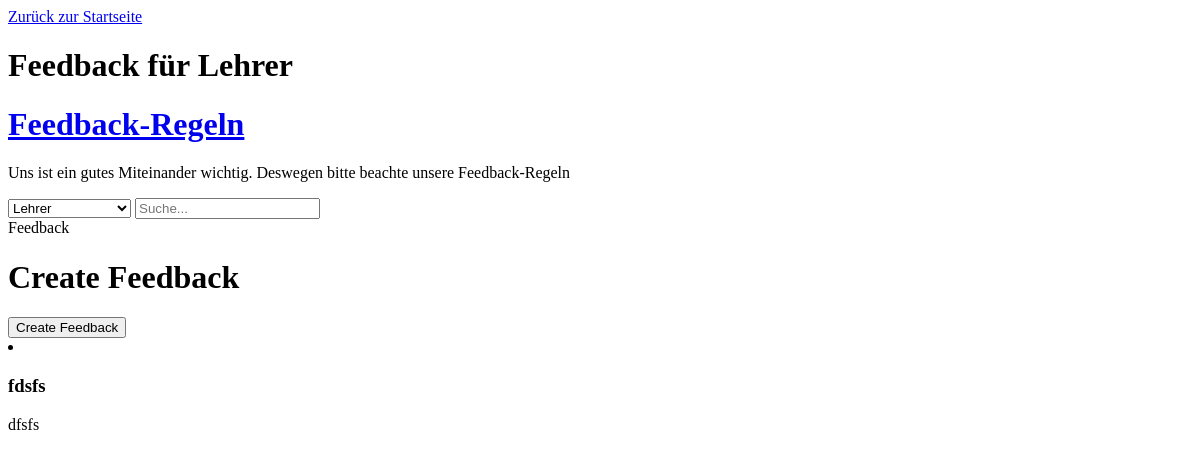
The app's page /lehrer/, older data.
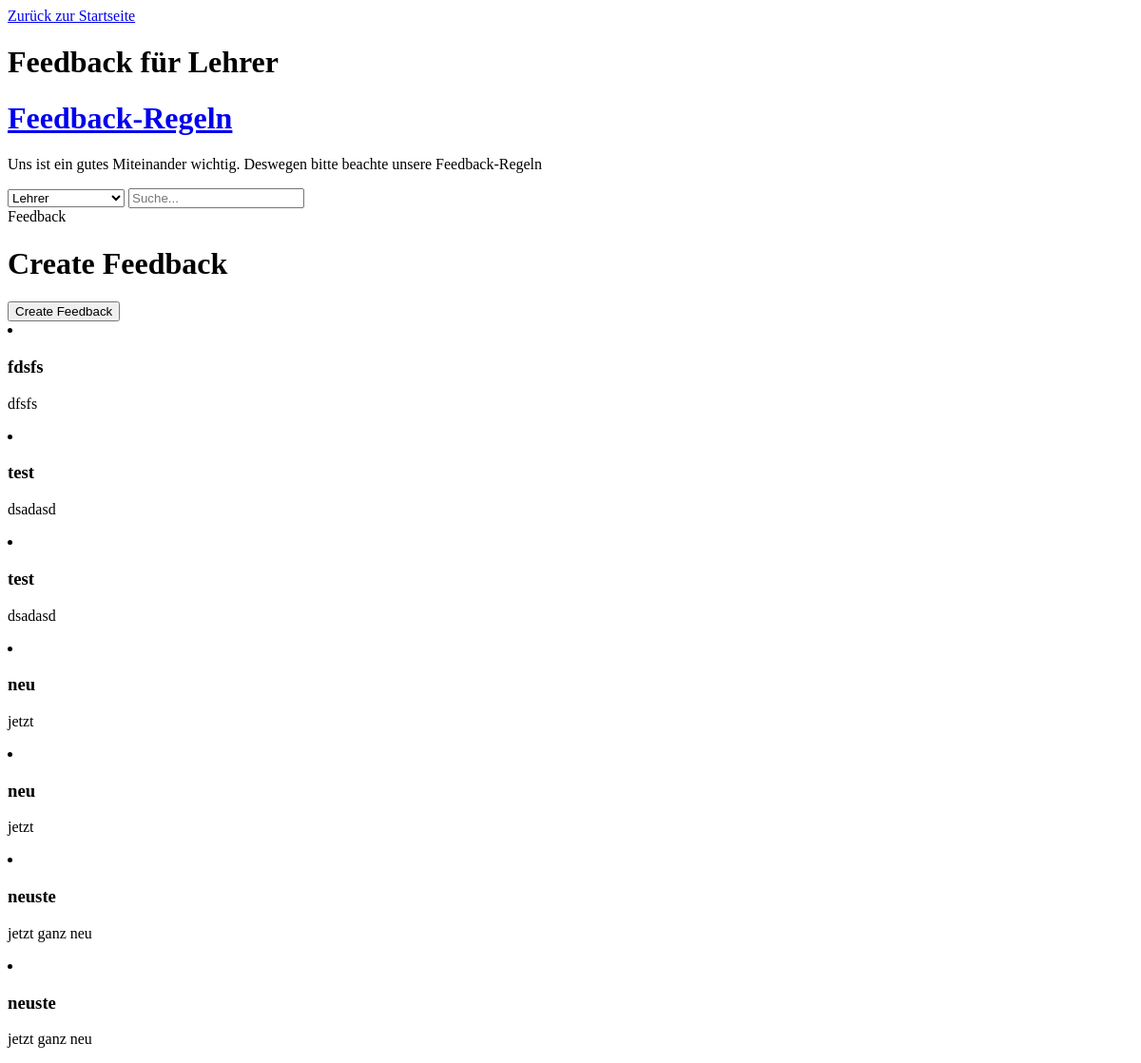
The same page, newer data.
### lehrer/models.py (models this page shows, shortened)
class Feedback(models.Model):
    title = models.CharField(max_length=200)
    content = models.TextField(validators=[MinLengthValidator(15)])
    pub_date = models.DateTimeField(auto_now_add=True) ## wird nicht angezeigt Xd?

### lehrer/views.py (the view)
def lehrer(request):
    all_feedback = Feedback.objects.all()
    if request.method == 'POST':
            title = request.POST['title']
            content = request.POST['content']
            feedback = Feedback(title=title, content=content)
            feedback.save()
    return render(request, 'forum_app/lehrer.html', {'feedback': all_feedback})

### templates/forum_app/lehrer.html (shortened to what this page needs)
{%load static%}
<!DOCTYPE html>
<html lang="en">
<head>
</head>
<body>
    <header>
        <nav id="main-search">
           <div><a class="Zurück" href="/">Zurück zur Startseite</a></div>
        </nav>
    </header>
    <div class="container">
        <div class="Feedbackforum">
            <div class="Feedbackforum-title">
                <h1>Feedback für Lehrer</h1>
            </div>
            <div class="Feedbackforum-row">
                <div class="Feedbackforum-regeln">
                    <h1><a href="rules/">Feedback-Regeln</a></h1>
                    <p>Uns ist ein gutes Miteinander wichtig. Deswegen bitte beachte unsere Feedback-Regeln</p>
                </div>
            </div>
        </div>
        <div class="search-box">
            <div>
                <select name="" id="">
                    <option value="Lehrer">Lehrer</option>
                </select>
                <input type="text" name="q" id="" placeholder="Suche...">
            </div>
        </div>
        <div class="feedback-table">
            <div class="Feedbackgrund">Feedback</div>
        </div>
        <head>
        </head>
        <head>
        </head>
        <body>
            <h1>Create Feedback</h1>
            <button id="create-feedback-btn" onclick="showFeedbackForm()">Create Feedback</button>
        </body>
        {% for feedback in feedback %}
        <li>
            <article class="feedback">
                <div>
                    <h3>{{ feedback.title }}</h3>
                    <p>{{ feedback.content }}</p>
                </div>
            </article>
        </li>
          {% endfor %}
    </div>
</body>
</html>

Row changes from the older to the newer data that the page shows:
added Feedback: title "test", content "dsadasd"
added Feedback: title "test", content "dsadasd"
added Feedback: title "neu", content "jetzt"
added Feedback: title "neu", content "jetzt"
added Feedback: title "neuste", content "jetzt ganz neu"
added Feedback: title "neuste", content "jetzt ganz neu"
